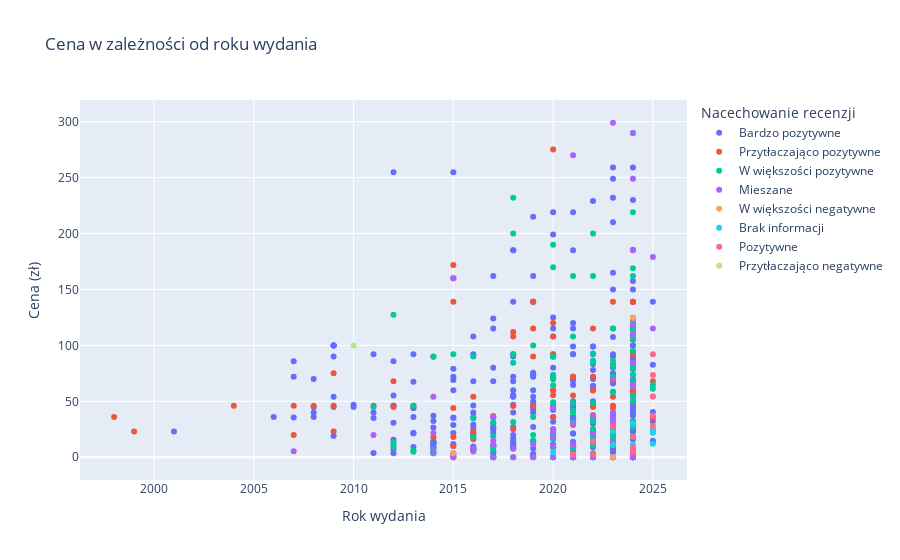

Here is the notebook cell this chart was saved with:
### Code cell
# 3. Rozkład cen w zależności od daty wydania

df['Data wydania'] = pd.to_datetime(df['Data wydania'], errors='coerce')
df['Rok wydania'] = df['Data wydania'].dt.year

# Scatter plot: Cena vs. Rok wydania
fig = px.scatter(df, x='Rok wydania', y='Cena', color='Nacechowanie recenzji',
                 title='Cena w zależności od roku wydania', labels={'Cena': 'Cena (zł)', 'Rok wydania': 'Rok wydania'},
                 hover_data=['Tytuł'])
fig.show()

### Figure 1 — Plotly figure (JSON) as saved in the notebook; plotly's stock layout.template omitted (floating-point values rounded to 4 significant figures; data arrays with more than 128 entries replaced by an {"elided": "..."} marker saying what was removed)
{"data": [{"customdata": {"elided": "320x1 str values"}, "hovertemplate": "Nacechowanie recenzji=Bardzo pozytywne<br>Rok wydania=%{x}<br>Cena (zł)=%{y}<br>Tytuł=%{customdata[0]}<extra></extra>", "legendgroup": "Bardzo pozytywne", "marker": {"color": "#636efa", "symbol": "circle"}, "mode": "markers", "name": "Bardzo pozytywne", "orientation": "v", "showlegend": true, "type": "scatter", "x": {"elided": "320 int values"}, "xaxis": "x", "y": {"elided": "320 float values"}, "yaxis": "y"}, {"customdata": [["Subnautica"], ["Detroit: Become Human"], ["Lethal Company"], ["DOOM"], ["RimWorld"], ["Stray"], ["Brotato"], ["Outer Wilds"], ["Deep Rock Galactic"], ["The Planet Crafter"], ["Mouthwashing"], ["Beat Saber"], ["Warhammer 40,000: Dawn of War - Anniversary Edition"], ["Caves of Qud"], ["Half-Life: Alyx"], ["Nine Sols"], ["DRAMAtical Murder"], ["Severed Steel"], ["Portal 2"], ["Left 4 Dead 2"], ["Life is Strange - Episode 1"], ["Roboquest"], ["Titanfall® 2"], ["shapez 2"], ["Universe Sandbox"], ["STEINS;GATE"], ["Abiotic Factor"], ["Papers, Please"], ["Half-Life 2"], ["Cosmoteer: Starship Architect & Commander"], ["Portal"], ["Turing Complete"], ["Creeper World 4"], ["The Walking Dead"], ["CRUEL"], ["STEINS;GATE 0"], ["Mars First Logistics"], ["Dishonored"], ["Oxygen Not Included"], ["Machinarium"], ["Minds Beneath Us"], ["Creeper World 3: Arc Eternal"], ["Kerbal Space Program"], ["Left 4 Dead"], ["SpaceEngine"], ["Worldless"], ["The Forgotten City"], ["The Talos Principle 2"], ["The Room Two"], ["Dyson Sphere Program"], ["Half-Life"], ["I Was a Teenage Exocolonist"], ["Kenshi"], ["Misao - 2024 HD Remaster"], ["Dune: Imperium"], ["Half-Life: Opposing Force"], ["Black Mesa"], ["SANABI"], ["Cruelty Squad"], ["Alien Shooter"], ["Beyond Citadel"], ["Spaceflight Simulator"], ["MULLET MADJACK"], ["DRAINUS"], ["VA-11 Hall-A: Cyberpunk Bartender Action"], ["Nova Drift"], ["STAR WARS™ Battlefront (Classic, 2004)"], ["Nuclear Throne"], ["Total Annihilation"], ["Picayune Dreams"], ["SharpShooter3D"], ["Linelith"], ["Impossible Creatures Steam Edition"], ["Chair F*cking Simulator"]], "hovertemplate": "Nacechowanie recenzji=Przytłaczająco pozytywne<br>Rok wydania=%{x}<br>Cena (zł)=%{y}<br>Tytuł=%{customdata[0]}<extra></extra>", "legendgroup": "Przytłaczająco pozytywne", "marker": {"color": "#EF553B", "symbol": "circle"}, "mode": "markers", "name": "Przytłaczająco pozytywne", "orientation": "v", "showlegend": true, "type": "scatter", "x": [2018, 2020, 2023, 2016, 2018, 2022, 2023, 2020, 2020, 2024, 2024, 2019, 2007, 2024, 2020, 2024, 2021, 2021, 2011, 2009, 2015, 2023, 2020, 2024, 2015, 2016, 2024, 2013, 2004, 2022, 2007, 2021, 2020, 2012, 2025, 2018, 2023, 2012, 2019, 2009, 2024, 2014, 2015, 2008, 2019, 2023, 2021, 2023, 2016, 2021, 1998, 2022, 2018, 2017, 2024, 1999, 2020, 2023, 2021, 2009, 2025, 2022, 2024, 2022, 2016, 2024, 2019, 2015, 2015, 2023, 2023, 2022, 2015, 2020], "xaxis": "x", "y": [45.86, 55.49, 45.99, 15.99, 112.0, 71.99, 13.79, 59.99, 108.0, 80.49, 59.99, 139.0, 19.99, 118.1, 275.0, 139.0, 55.19, 8.99, 45.99, 45.99, 0, 70.39, 119.9, 64.99, 139.0, 21.59, 115.0, 45.99, 45.99, 44.99, 45.99, 71.99, 35.99, 67.99, 34.99, 24.99, 68.99, 44.99, 89.99, 74.99, 91.99, 17.81, 171.9, 45.99, 115, 53.99, 28.74, 139.0, 22.99, 71.99, 35.99, 115.0, 108.0, 36.79, 105.8, 22.99, 91.99, 44.19, 71.99, 22.99, 67.99, 59.99, 58.49, 37.79, 53.99, 49.59, 45.99, 43.99, 17.99, 15, 14.99, 13.49, 9.99, 8.99], "yaxis": "y"}, {"customdata": [["HELLDIVERS™ 2"], ["Once Human"], ["ICARUS"], ["Snowbreak: Containment Zone"], ["Frostpunk 2"], ["Dune: Spice Wars"], ["Dying Light 2 Stay Human: Reloaded Edition"], ["Warhammer 40,000: Darktide"], ["Fallout 76"], ["Metro Awakening"], ["New Cycle"], ["Crossout"], ["Tom Clancy’s The Division® 2"], ["Destiny 2"], ["IDUN"], ["Iron Harvest"], ["Ostranauts"], ["Far Cry® New Dawn"], ["Battlefleet Gothic: Armada 2"], ["Empire of the Ants"], ["Infection Free Zone"], ["Halo Infinite"], ["Warhammer 40,000: Chaos Gate - Daemonhunters"], ["Phantasy Star Online 2 New Genesis"], ["Hidden Deep"], ["Dead Island 2"], ["IXION"], ["Will To Live Online"], ["Tower of Fantasy"], ["Dark Sky"], ["CryoFall"], ["Dead Space™ 3"], ["Master of Orion"], ["Occupy Mars: The Game"], ["Homeworld: Deserts of Kharak"], ["Distant Worlds 2"], ["Silica"], ["OVRLRD"], ["Elite Dangerous"], ["Warhammer 40,000: Inquisitor - Martyr"], ["Thief"], ["DUCKSIDE"], ["Crysis Remastered"], ["Space Simulation Toolkit"], ["Fort Solis"], ["Horizon Zero Dawn™ Remastered"], ["Among Us VR"], ["Reverse Collapse: Code Name Bakery"], ["Prototype 2"], ["Star Trucker"], ["Generation Zero®"], ["Gears Tactics"], ["Mass Effect: Andromeda - ulepszenie Deluxe"], ["Age of Water"], ["Scars Above"], ["Urban Strife"], ["Ashes of the Singularity: Escalation"], ["Dustwind"], ["Iron Marines Invasion"], ["Twelve Minutes"], ["The Crust"], ["After the Fall®"], ["Krush Kill ‘N Destroy 2: Krossfire"], ["Ghosts of Tabor"], ["Phoenix Point"], ["Scorn"], ["Terraforming Mars"], ["ENDLESS™ Space - Definitive Edition"], ["The Ascent"], ["Somerville"], ["XCOM®: Chimera Squad"], ["The Surge"], ["Torment: Tides of Numenera"], ["Red Faction Guerrilla Re-Mars-tered"], ["FRONT MISSION 1st: Remake"], ["The Surge 2"], ["Survivors of the Dawn"], ["STAR WARS™ Battlefront"], ["Anomaly 2"], ["Godlike Burger"], ["Oxygen"], ["Star Dynasties"], ["X4: Foundations"], ["Heat Death: Survival Train"], ["Breachway"], ["The Leviathan's fantasy"], ["Earth 2150 Trilogy"], ["MarZ: Tactical Base Defense"], ["Distrust: Polar Survival"], ["Anomaly Defenders"], ["Final Upgrade"], ["Space Architect"], ["Half Dead"], ["W.A.N.D. Project"], ["Noch"], ["Life of Delta"], ["Star Wars Outlaws"], ["RAGE"], ["Starpoint Gemini Warlords"], ["UFO: Aftershock"], ["Machinika: Atlas"], ["Deadlight"], ["Anomaly Korea"], ["Swarm the City: Zombie Evolved"], ["UFO: Aftermath"], ["ENCODYA"], ["Morbid: The Seven Acolytes"]], "hovertemplate": "Nacechowanie recenzji=W większości pozytywne<br>Rok wydania=%{x}<br>Cena (zł)=%{y}<br>Tytuł=%{customdata[0]}<extra></extra>", "legendgroup": "W większości pozytywne", "marker": {"color": "#00cc96", "symbol": "circle"}, "mode": "markers", "name": "W większości pozytywne", "orientation": "v", "showlegend": true, "type": "scatter", "x": [2024, 2024, 2021, 2023, 2024, 2023, 2022, 2022, 2020, 2024, 2024, 2017, 2023, 2019, 2025, 2020, 2020, 2019, 2019, 2024, 2024, 2021, 2022, 2020, 2022, 2024, 2022, 2018, 2022, 2024, 2021, 2020, 2016, 2023, 2016, 2022, 2023, 2024, 2015, 2018, 2014, 2024, 2021, 2020, 2023, 2024, 2022, 2024, 2012, 2024, 2019, 2020, 2020, 2025, 2023, 2024, 2016, 2018, 2023, 2021, 2024, 2021, 2020, 2023, 2020, 2022, 2018, 2012, 2021, 2022, 2020, 2017, 2017, 2018, 2023, 2019, 2023, 2020, 2013, 2022, 2023, 2021, 2018, 2024, 2024, 2025, 2013, 2019, 2017, 2014, 2022, 2024, 2016, 2024, 2023, 2023, 2024, 2011, 2017, 2014, 2024, 2012, 2013, 2022, 2014, 2021, 2020], "xaxis": "x", "y": [169, 0, 162.0, 0, 124.8, 86.34, 200.0, 84.99, 169.9, 111.3, 49.99, 0, 39.97, 0, 61.19, 19.01, 73.59, 35.98, 13.99, 118.3, 79.99, 0, 48.59, 0, 32.39, 105.6, 162.0, 0, 0, 27.59, 7.99, 69.9, 89.99, 115.0, 17.99, 92.79, 71.99, 95, 91.99, 232.0, 89.9, 67.99, 108.0, 64.39, 58.17, 219, 17.99, 115.0, 127.4, 74.24, 99.99, 49.17, 189.9, 64.5, 25.34, 162.0, 34.74, 31.49, 33.99, 39.99, 119, 41.69, 16.56, 115.0, 89.99, 34.75, 91.99, 8.99, 31, 86.42, 89.9, 6.49, 31.24, 84.48, 80.99, 14.99, 18.49, 69.9, 4.99, 10.79, 10.99, 48.78, 200.0, 54.99, 79.99, 24.41, 45.99, 19.99, 8.99, 6.99, 25.19, 31.99, 6.99, 27.99, 20.99, 19.99, 289.9, 44.99, 18.74, 3.59, 17.99, 13.49, 5.99, 3.59, 3.59, 8.99, 8.99], "yaxis": "y"}, {"customdata": [["Apex Legends™"], ["The First Descendant"], ["War Robots"], ["Battlefield™ 2042"], ["Build Master: MarsVille"], ["Watch Dogs®: Legion"], ["Echocalypse: The Scarlet Covenant"], ["Hyper Light Breaker"], ["Anno 2205™"], ["Warhammer 40,000: Dawn of War III"], ["ENDLESS™ Dungeon"], ["Starfield"], ["Warhammer 40,000: Warpforge"], ["Avatar: Frontiers of Pandora™"], ["Requiem: Desiderium Mortis"], ["Battlefleet Gothic: Armada"], ["Warhammer The Horus Heresy: Legions"], ["FINAL FANTASY VII EVER CRISIS"], ["Serum"], ["Infinite Lagrange"], ["DOOM VFR"], ["Road 96: Mile 0"], ["FREEDOM WARS Remastered"], ["Alien: Rogue Incursion"], ["Capes"], ["Anno 2070™"], ["Necromunda: Hired Gun"], ["White Sands"], ["Stargate: Timekeepers"], ["Outpost: Infinity Siege"], ["Left to Survive: Shooter PVP"], ["Creature Lab"], ["Nova: Space Armada"], ["VEGA Conflict"], ["SunAge: Battle for Elysium"], ["Beholder 3"], ["Tom Clancy’s Rainbow Six® Extraction"], ["Vigor"], ["EARTH DEFENSE FORCE 6"], ["Star Trek: Infinite"], ["StarMade"], ["Three Minutes To Eight"], ["Border Officer"], ["Space Hulk: Tactics"], ["Outmode"], ["Mechstermination Force"], ["Starpoint Gemini 3"], ["SPACECOM"], ["Space Mechanic Simulator"], ["Doomsday: Last Survivors"], ["Glitchpunk"], ["Northern Lights"], ["Killing Floor: Incursion"], ["ROBOTICS;NOTES DaSH"], ["Мафия Онлайн"], ["The Technomancer"], ["Project Entropy"], ["UFO: Afterlight"], ["Stay Out"], ["Riders 2491"], ["XERA: Survival"], ["Shadowgrounds Survivor"], ["Survival Classic"], ["Last Hope Bunker: Zombie Survival"], ["Aeon Must Die!"], ["Armored Warfare"]], "hovertemplate": "Nacechowanie recenzji=Mieszane<br>Rok wydania=%{x}<br>Cena (zł)=%{y}<br>Tytuł=%{customdata[0]}<extra></extra>", "legendgroup": "Mieszane", "marker": {"color": "#ab63fa", "symbol": "circle"}, "mode": "markers", "name": "Mieszane", "orientation": "v", "showlegend": true, "type": "scatter", "x": [2020, 2024, 2018, 2021, 2023, 2023, 2024, 2025, 2015, 2017, 2023, 2023, 2024, 2024, 2015, 2016, 2019, 2023, 2024, 2021, 2017, 2023, 2025, 2024, 2024, 2011, 2021, 2024, 2024, 2024, 2021, 2023, 2024, 2015, 2014, 2022, 2023, 2024, 2024, 2023, 2014, 2023, 2019, 2018, 2022, 2020, 2020, 2014, 2023, 2023, 2024, 2020, 2017, 2020, 2022, 2016, 2024, 2014, 2019, 2020, 2021, 2007, 2021, 2024, 2021, 2017], "xaxis": "x", "y": [0, 0, 0, 269.9, 0, 37.48, 0, 115.0, 159.9, 35.8, 35.6, 299, 0, 289.9, 0, 7.49, 0, 0, 64.99, 0, 14.75, 13.74, 179, 185.0, 84.5, 19.97, 29.99, 110.0, 118.1, 63.24, 0, 29.39, 0, 0, 21.59, 20.74, 39.97, 0, 249, 69.49, 53.99, 13.59, 11.49, 7.49, 36.99, 43.99, 23.99, 5.24, 32.39, 0, 6.99, 17.77, 10.79, 24.99, 0, 5.24, 0, 4.99, 0, 10.11, 0, 5.39, 10.79, 2.69, 10.49, 0], "yaxis": "y"}, {"customdata": [["Overwatch® 2"], ["Homeworld 3"], ["Etherium"]], "hovertemplate": "Nacechowanie recenzji=W większości negatywne<br>Rok wydania=%{x}<br>Cena (zł)=%{y}<br>Tytuł=%{customdata[0]}<extra></extra>", "legendgroup": "W większości negatywne", "marker": {"color": "#FFA15A", "symbol": "circle"}, "mode": "markers", "name": "W większości negatywne", "orientation": "v", "showlegend": true, "type": "scatter", "x": [2023, 2024, 2015], "xaxis": "x", "y": [0, 124.5, 3.49], "yaxis": "y"}, {"customdata": [["Airships: Lost Flotilla"], ["Horizons: The End Of Words"], ["Midnight Racer"], ["Block Strategy"], ["Midnight Thunder Drive"], ["Sakura Alien 3"], ["Airplanes Dogfight Racer"], ["Cyber Cult City"], ["PUFIWEHO"]], "hovertemplate": "Nacechowanie recenzji=Brak informacji<br>Rok wydania=%{x}<br>Cena (zł)=%{y}<br>Tytuł=%{customdata[0]}<extra></extra>", "legendgroup": "Brak informacji", "marker": {"color": "#19d3f3", "symbol": "circle"}, "mode": "markers", "name": "Brak informacji", "orientation": "v", "showlegend": true, "type": "scatter", "x": [2025, 2025, 2025, 2024, 2023, 2024, 2021, 2023, 2020], "xaxis": "x", "y": [22, 24.75, 12, 29.99, 22.99, 11.49, 2.24, 10.99, 4.49], "yaxis": "y"}, {"customdata": [["SACRIFICE VILLAINS"], ["STAR WARS™: Episode I: Jedi Power Battles™"], ["Super Roboy"], ["Take Notes"], ["Infest"], ["Fragrance Point"], ["Antecrypt"], ["Gunborg: Dark Matters"], ["Battle for Vera"], ["Caught On Camera"], ["Plasma Attack"], ["Airship Killer"], ["Alien Planet Explorer"], ["They Can Fart"], ["Zeta Leporis RTS"], ["Kalzoon"], ["Myasoid"]], "hovertemplate": "Nacechowanie recenzji=Pozytywne<br>Rok wydania=%{x}<br>Cena (zł)=%{y}<br>Tytuł=%{customdata[0]}<extra></extra>", "legendgroup": "Pozytywne", "marker": {"color": "#FF6692", "symbol": "circle"}, "mode": "markers", "name": "Pozytywne", "orientation": "v", "showlegend": true, "type": "scatter", "x": [2025, 2025, 2025, 2025, 2025, 2025, 2023, 2022, 2024, 2024, 2021, 2021, 2021, 2024, 2024, 2022, 2022], "xaxis": "x", "y": [73.59, 91.99, 54.39, 27.99, 54.39, 36.99, 27.5, 13.79, 17.99, 8.99, 2.24, 2.24, 2.24, 4.49, 4.59, 2.24, 2.24], "yaxis": "y"}, {"customdata": [["Command & Conquer™ 4 Tyberyjski zmierzch"]], "hovertemplate": "Nacechowanie recenzji=Przytłaczająco negatywne<br>Rok wydania=%{x}<br>Cena (zł)=%{y}<br>Tytuł=%{customdata[0]}<extra></extra>", "legendgroup": "Przytłaczająco negatywne", "marker": {"color": "#B6E880", "symbol": "circle"}, "mode": "markers", "name": "Przytłaczająco negatywne", "orientation": "v", "showlegend": true, "type": "scatter", "x": [2010], "xaxis": "x", "y": [100], "yaxis": "y"}], "layout": {"legend": {"title": {"text": "Nacechowanie recenzji"}, "tracegroupgap": 0}, "title": {"text": "Cena w zależności od roku wydania"}, "xaxis": {"anchor": "y", "domain": [0, 1], "title": {"text": "Rok wydania"}}, "yaxis": {"anchor": "x", "domain": [0, 1], "title": {"text": "Cena (zł)"}}}}
